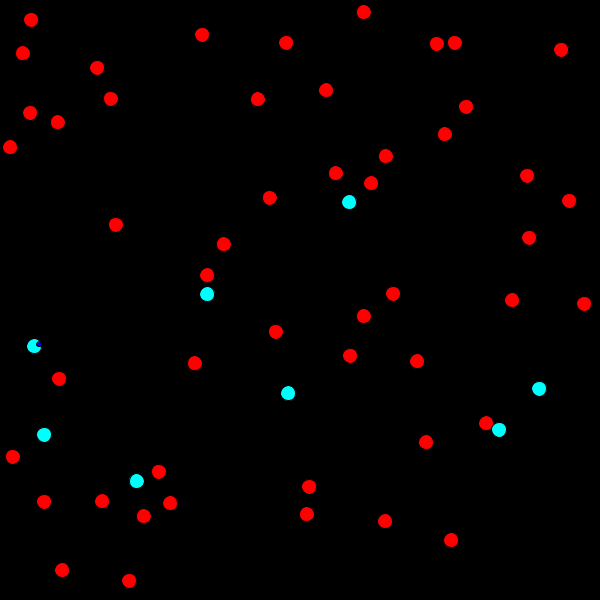
Frame 1 (no input)
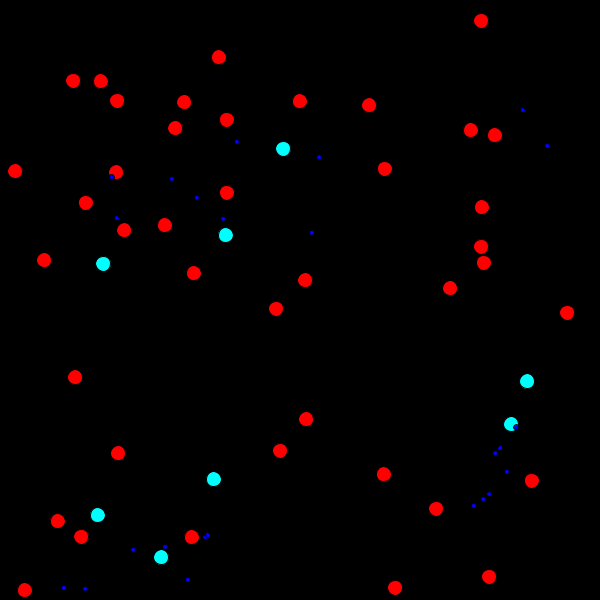
Frame 60 (the mouse pressed at the canvas centre just before this capture)
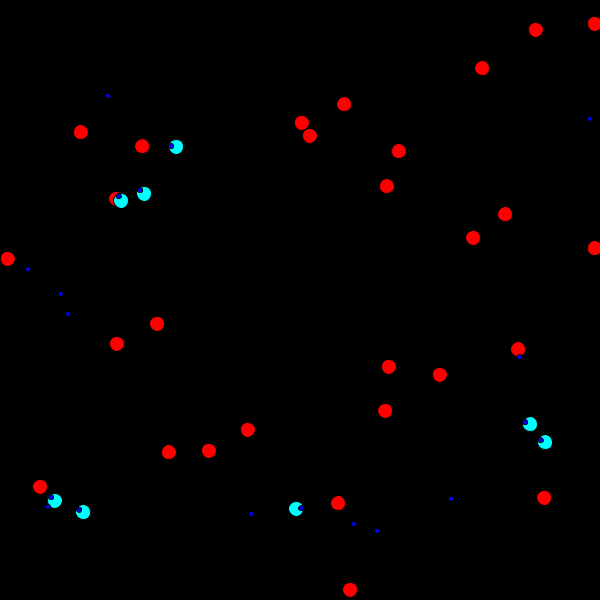
Frame 120 (the mouse held since frame 60 and released just before this capture)

The Processing sketch that drew these frames (run headless with seeded random() and noise(); from frame 60 on, the mouse is pressed at the canvas centre):

// Processing sketch: processing_75402
// ── processing_75402.pde

boolean chase = true;
int numFoes = 50;
int numGoods = 8;
int roundLimit = 100;
int roundIndex = 0;
int fireSpeed = 15; //the smaller the number the faster
int foeSpeed = 2;
int goodSpeed = 2;
int goodRange = 200;
int playerSpeed = 3;
boolean playing = false;

Ship[] foes = new Ship[numFoes];
Ship[] goods = new Ship[numGoods];
Rounds[] rounds = new Rounds[roundLimit];
int x = 250;
int y = 250;
boolean a = false;
boolean w = false;
boolean s = false;
boolean d = false;

void setup(){
  size(600,600);
  
  for(int i = 0; i < numFoes; i++){
    foes[i] = new Ship();
    foes[i].good = false;
    foes[i].x = random(0, width);
    foes[i].y = random(0, height);
    foes[i].angle = random(0,PI);
    foes[i].paint = #FF0000;
    foes[i].speed = foeSpeed;
  }
  
  for(int i = 0; i < numGoods; i++){
    goods[i] = new Ship();
    goods[i].good = true;
    goods[i].x = random(0, width);
    goods[i].y = random(0, height);
    goods[i].angle = random(0,PI);
    goods[i].paint = #00FFFF;
    goods[i].speed = goodSpeed;
  }
  
  
}

void draw(){
  background(0);
  
  for(int i = 0; i < numFoes; i++){
    if (foes[i].active) foes[i].update();
  }
  for(int i = 0; i < numGoods; i++){
    if (goods[i].active) goods[i].update();
  }
    for(int i = 0; i < roundIndex; i++){
    if (rounds[i].active) rounds[i].update();
  }
  
  if(a) x-=playerSpeed;
  if(w) y-=playerSpeed;
  if(d) x+=playerSpeed;
  if(s) y+=playerSpeed;
  
  fill(0, 255, 255);
  if(playing) {
     fill(0, 255, 0);
     ellipse(x,y,15,15);
  }
}

class Ship
{
  float dia = 15;
  float x;
  float y;
  color paint;
  float speed;
  float angle;
  boolean active = true;
  boolean good;
  
  Ship(){
  }
  
  void update(){
    x += cos(angle)*speed;
    y += sin(angle)*speed;
    
    if (x > width) x = 0;
    if (x < 0) x = width;
    if (y > height) y = 0;
    if (y < 0) y = height;
    
    fill(paint);
    ellipse(x,y,dia,dia);
    
    if(good){
      for (int i = 0; i < numFoes; i++){
        if(foes[i].active && dist(x,y, foes[i].x, foes[i].y) < goodRange){
          if (millis()%fireSpeed == 1){
            fire(x,y,foes[i].x,foes[i].y);
          }
          if(chase && y > foes[i].y) angle = atan((x-foes[i].x)/(foes[i].y-y)) - PI/2;
          if(chase && y <= foes[i].y) angle = atan((x-foes[i].x)/(foes[i].y-y)) + PI/2;
          return;
        }
      }
      
      
    } else {
      for(int i = 0; i < roundIndex; i++){
        if(rounds[i].active && dist(x,y,rounds[i].x,rounds[i].y) < dia/2){
          active = false;
          rounds[i].active = false;
          fill(255);
          ellipse(x,y,20,20);
        }
        if(rounds[i].active && dist(x,y,rounds[i].x,rounds[i].y) < dia*3){
          angle *= -1;
        }
      }
    }
  }
}

class Rounds
{
  float dia = 5;
  float x;
  float y;
  color paint;
  float speed = 5;
  float angle;
  boolean active = true;
  
  
  Rounds(){
  }
  
  void update(){
    x += cos(angle)*speed;
    y += sin(angle)*speed;
    
    if (x > width || x < 0 || y < 0 || y > height){
      active = false;
    }
    
    fill(paint);
    ellipse(x,y,dia,dia);
    
    
  }
}

void fire(float x, float y, float tx, float ty){
  if(roundIndex == 99){
    for(int i = 0; i < roundIndex; i++){
      if(!rounds[i].active){
        rounds[i].x = x;
        rounds[i].y = y;
        if(y > ty) rounds[i].angle = atan((x-tx)/(ty-y)) - PI/2;
        if(y <= ty) rounds[i].angle = atan((x-tx)/(ty-y)) + PI/2;
        rounds[i].paint = #0000FF;
        rounds[i].active = true;
        return;
      }
    }
    return;
  }
  rounds[roundIndex] = new Rounds();
  rounds[roundIndex].x = x;
  rounds[roundIndex].y = y;
  if(y > ty) rounds[roundIndex].angle = atan((x-tx)/(ty-y)) - PI/2;
  if(y <= ty) rounds[roundIndex].angle = atan((x-tx)/(ty-y)) + PI/2;
  rounds[roundIndex].paint = #0000FF;
  
  roundIndex++;
}

void mousePressed(){
  if(playing) fire(x,y,mouseX,mouseY);
}

void keyPressed(){
  if(key == 'p') playing = true;
  if(key == 'a') a = true;
  if(key == 'w') w = true;
  if(key == 's') s = true;
  if(key == 'd') d = true;
}

void keyReleased(){
  if(key == 'a') a = false;
  if(key == 'w') w = false;
  if(key == 's') s = false;
  if(key == 'd') d = false;
}
